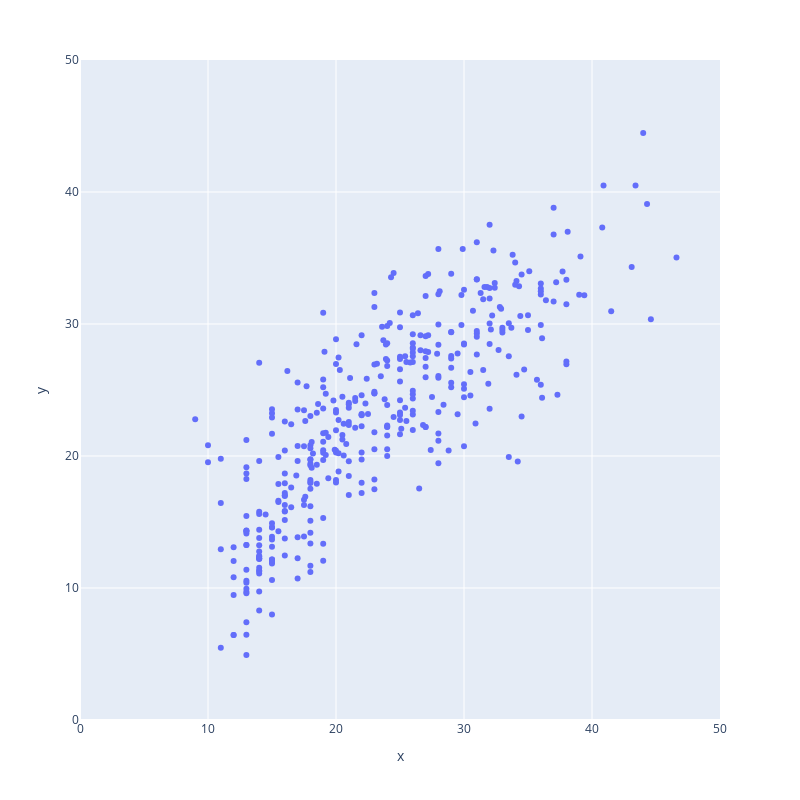

Notebook source saved alongside this figure:
### Code cell
fig = px.scatter(x=y, y=X @ beta)
fig.update_layout(height=800, width=800, xaxis=dict(range=(0, 50)), yaxis=dict(range=(0, 50)))

### Figure 1 — Plotly figure (JSON) as saved in the notebook; plotly's stock layout.template omitted (floating-point values rounded to 4 significant figures; data arrays with more than 128 entries replaced by an {"elided": "..."} marker saying what was removed)
{"data": [{"hovertemplate": "x=%{x}<br>y=%{y}<extra></extra>", "legendgroup": "", "marker": {"color": "#636efa", "symbol": "circle"}, "mode": "markers", "name": "", "orientation": "v", "showlegend": false, "type": "scatter", "x": {"elided": "398 float values"}, "xaxis": "x", "y": {"elided": "398 float values"}, "yaxis": "y"}], "layout": {"height": 800, "legend": {"tracegroupgap": 0}, "margin": {"t": 60}, "width": 800, "xaxis": {"anchor": "y", "domain": [0, 1], "range": [0, 50], "title": {"text": "x"}}, "yaxis": {"anchor": "x", "domain": [0, 1], "range": [0, 50], "title": {"text": "y"}}}}
